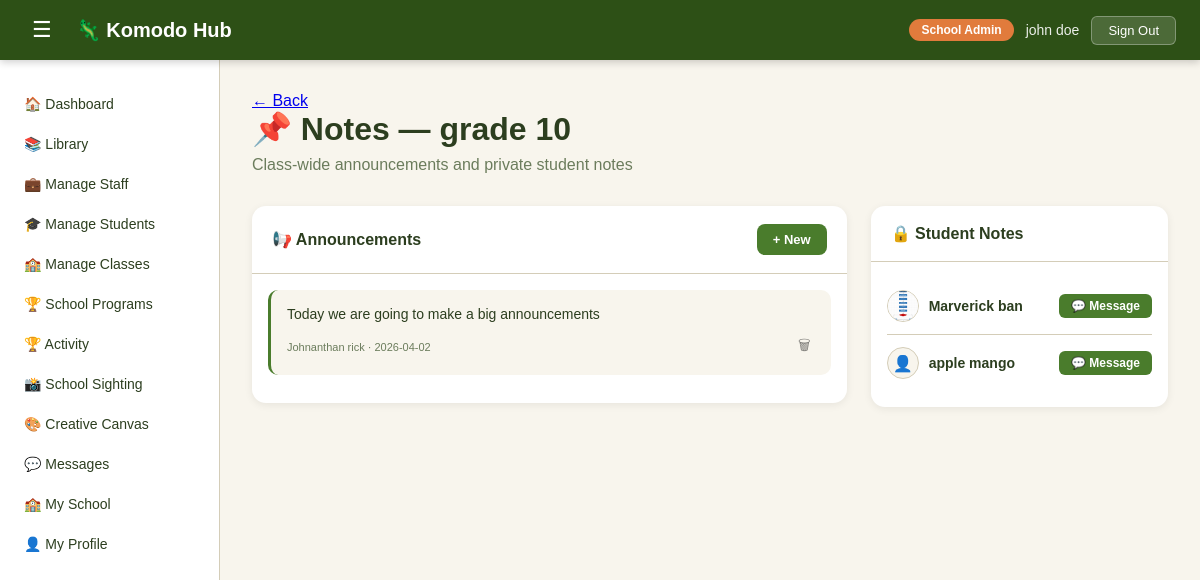
Screenshot of /notes/1 (signed in) with the database file from the repository.
### tables this page shows
CREATE TABLE user(
    user_id INTEGER PRIMARY KEY AUTOINCREMENT,
    fullname TEXT NOT NULL,
    email TEXT NOT NULL,
    role TEXT,
    password TEXT NOT NULL,
    organization_id INTEGER, avatar TEXT, phone TEXT, location TEXT, created_at TIMESTAMP DEFAULT '2025-01-01', status TEXT DEFAULT 'active', points INTEGER DEFAULT 0,
    FOREIGN KEY (organization_id) REFERENCES organization(organization_id)
);

CREATE TABLE class (
    class_id INTEGER PRIMARY KEY AUTOINCREMENT,
    name TEXT NOT NULL,
    subject TEXT,
    organization_id INTEGER NOT NULL,
    teacher_id INTEGER,
    created_at TIMESTAMP DEFAULT CURRENT_TIMESTAMP,
    FOREIGN KEY (organization_id) REFERENCES organization(organization_id),
    FOREIGN KEY (teacher_id) REFERENCES user(user_id)
);

CREATE TABLE note (
    note_id           INTEGER PRIMARY KEY AUTOINCREMENT,
    class_id          INTEGER NOT NULL,
    created_by        INTEGER NOT NULL,
    target_student_id INTEGER,          -- NULL = class-wide announcement
    note_type         TEXT DEFAULT 'announcement',  -- 'announcement' | 'private'
    body              TEXT NOT NULL,
    created_at        DATETIME DEFAULT CURRENT_TIMESTAMP,
    FOREIGN KEY (class_id)          REFERENCES class(class_id),
    FOREIGN KEY (created_by)        REFERENCES user(user_id),
    FOREIGN KEY (target_student_id) REFERENCES user(user_id)
);

### app.py (the view)
@app.route('/notes/<int:class_id>')
def get_notes(class_id):
    if 'user_id' not in session:
        return redirect(url_for('login_get'))
    if session['role'] not in ['teacher', 'school-admin', 'principal']:
        return abort(403)
    if session['role'] == 'teacher':
        cls = db.fetch_one(
            'SELECT * FROM class WHERE class_id = ? AND teacher_id = ?',
            (class_id, session['user_id'])
        )
    else:
        cls = db.fetch_one(
            'SELECT * FROM class WHERE class_id = ? AND organization_id = ?',
            (class_id, session['organization_id'])
        )
    if not cls:
        return abort(404)
    user = db.fetch_one('SELECT * FROM user WHERE user_id = ?', (session['user_id'],))
    announcements = db.fetch_query('''
        SELECT n.*, u.fullname as author_name
        FROM note n
        JOIN user u ON n.created_by = u.user_id
        WHERE n.class_id = ? AND n.target_student_id IS NULL
        ORDER BY n.created_at DESC
    ''', (class_id,))
    students = db.fetch_query('''
        SELECT u.user_id, u.fullname, u.avatar
        FROM class_enrollment ce
        JOIN user u ON ce.student_id = u.user_id
        WHERE ce.class_id = ?
        ORDER BY u.fullname
    ''', (class_id,))
    students_with_notes = []
    for s in students:
        notes = db.fetch_query('''
            SELECT n.*, u.fullname as author_name
            FROM note n
            JOIN user u ON n.created_by = u.user_id
            WHERE n.class_id = ? AND n.target_student_id = ?
            ORDER BY n.created_at DESC
        ''', (class_id, s['user_id']))
        students_with_notes.append({**dict(s), 'notes': [dict(n) for n in notes]})
    return render_template('shared/notes.html',
        user=user,
        cls=dict(cls),
        announcements=[dict(a) for a in announcements],
        students=students_with_notes
    )

### app.py (called while the page is built)
@app.context_processor
def inject_enrolled_class():
    if session.get('role') == 'student' and session.get('user_id'):
        enrolled_class = db.fetch_one(
            'SELECT class_id FROM class_enrollment WHERE student_id = ? LIMIT 1',
            (session['user_id'],)
        )
        return {'enrolled_class': enrolled_class}
    return {'enrolled_class': None}

### database.py (called while the page is built)
def fetch_query(sql, params=()):
    with sqlite3.connect('Komodo_DB.db') as con:
        con.row_factory = sqlite3.Row
        cur = con.cursor()
        cur.execute(sql, params)
        rows = cur.fetchall()
        return rows

def fetch_one(sql, params=()):
    with sqlite3.connect('Komodo_DB.db') as con:
        con.row_factory = sqlite3.Row
        cur = con.cursor()
        cur.execute(sql, params)
        row = cur.fetchone()
        return row

### templates/shared/notes.html (shortened to what this page needs)
<!DOCTYPE html>
<html lang="en">
<head>
    <link rel="stylesheet" href="{{ url_for('static', filename='css/style.css') }}">
    <link rel="stylesheet" href="{{ url_for('static', filename='css/dashboard.css') }}">
    <link rel="stylesheet" href="{{ url_for('static', filename='css/tabs/classes.css') }}">
    <link rel="stylesheet" href="{{ url_for('static', filename='css/tabs/notes.css') }}">
</head>
<body class="dashboard-body">
    {% include 'shared/navbar.html' %}
    <div class="dash-layout">
        {% include 'shared/sidebar.html' %}
        <main class="dash-main">
            <div class="page-header">
                <div>
                    <a href="javascript:history.back()" class="back-link">← Back</a>
                    <h1>📌 Notes — {{ cls['name'] }}</h1>
                    <p>Class-wide announcements and private student notes</p>
                </div>
            </div>
            <div class="notes-layout">
                <div class="notes-col">
                    <div class="notes-col-header">
                        <h2>📢 Announcements</h2>
                        <button class="btn-add-note" onclick="openNoteModal('announcement', null)">
                            + New
                        </button>
                    </div>
                    <div class="announcements-list" id="announcements-list">
                        {% if not announcements %}
                        <div class="notes-empty" id="ann-empty">
                            <p>No announcements yet. Post one for the whole class.</p>
                        </div>
                        {% else %}
                        {% for a in announcements %}
                        <div class="note-card" id="note-{{ a['note_id'] }}">
                            <div class="note-body">{{ a['body'] }}</div>
                            <div class="note-footer">
                                <span>{{ a['author_name'] }} · {{ a['created_at'][:10] }}</span>
                                <button class="btn-del-note"
                                        onclick="deleteNote({{ a['note_id'] }})">🗑</button>
                            </div>
                        </div>
                        {% endfor %}
                        {% endif %}
                    </div>
                </div>
                <div class="notes-col">
                    <div class="notes-col-header">
                        <h2>🔒 Student Notes</h2>
                    </div>
                    <div class="student-notes-list">
                        {% for s in students %}
                        <div class="student-note-row">
                            <div class="snr-header" onclick="toggleStudentNotes({{ s['user_id'] }})">
                                <div class="snr-student">
                                    <div class="snr-avatar">
                                        {% if s['avatar'] %}
                                            <img src="{{ url_for('static', filename=s['avatar']) }}" alt="">
                                        {% else %}
                                            👤
                                        {% endif %}
                                    </div>
                                    <span class="snr-name">{{ s['fullname'] }}</span>
                                </div>
                                <div class="snr-actions">
                                    <div class="snr-actions">
                                        <a href="/messages?open={{ s['user_id'] }}" class="btn-add-note-sm">💬 Message</a>
                                    </div>
                                </div>
                            </div>
                        </div>
                        {% endfor %}
                    </div>
                </div>
            </div>
        </main>
    </div>
</body>
</html>

### templates/shared/navbar.html
    <nav class="dash-nav">
        <div class="dash-nav-left">
            <button class="sidebar-toggle" onclick="toggleSidebar()">&#9776;</button>
            <a href="/dashboard/{{ user['role'] }}" class="dash-logo">&#129422; Komodo Hub</a>
        </div>
        <div class="dash-nav-right">
            <span class="nav-role-badge">{{ user['role'].replace('-', ' ').title() }}</span>
            <span class="nav-username">{{ user['fullname'] }}</span>
            <button class="btn-signout" onclick="signOut()">Sign Out</button>
        </div>
    </nav>

### static/css/style.css (style rules this page uses)
* { margin: 0; padding: 0; box-sizing: border-box; }
:root { --primary-green: #2D5016; --secondary-green: #4A7C2C; --accent-orange: #E17B3C; --light-bg: #F8F5ED; --white: #FFFFFF; --text-dark: #2C3E1F; --text-muted: #6B7C5C; --border-color: #D4CDB8; }
body { font-family: Arial, sans-serif; background-color: var(--light-bg); min-height: 100vh; display: flex; align-items: center; justify-content: center; padding: 20px; }

### static/css/dashboard.css (style rules this page uses)
.dashboard-body { display: block; padding: 0; background-color: var(--light-bg); min-height: 100vh; }
.dash-nav { background-color: var(--primary-green); color: var(--white); padding: 0 24px; height: 60px; display: flex; align-items: center; justify-content: space-between; position: sticky; top: 0; z-index: 100; box-shadow: 0 2px 8px rgba(0,0,0,0.2); }
.dash-nav-left { display: flex; align-items: center; gap: 16px; }
.dash-logo { color: var(--white); text-decoration: none; font-size: 20px; font-weight: bold; }
.sidebar-toggle { background: none; border: none; color: var(--white); font-size: 22px; cursor: pointer; padding: 4px 8px; border-radius: 4px; }
.dash-nav-right { display: flex; align-items: center; gap: 12px; }
.nav-role-badge { background-color: var(--accent-orange); color: var(--white); padding: 4px 12px; border-radius: 20px; font-size: 12px; font-weight: bold; }
.nav-username { font-size: 14px; color: rgba(255,255,255,0.9); }
.btn-signout { background-color: rgba(255,255,255,0.15); color: var(--white); border: 1px solid rgba(255,255,255,0.3); padding: 6px 16px; border-radius: 6px; font-size: 13px; cursor: pointer; }
.dash-layout { display: flex; min-height: calc(100vh - 60px); }
.dash-main { flex: 1; padding: 32px; overflow-y: auto; }

### static/css/tabs/classes.css (style rules this page uses)
.page-header { margin-bottom: 32px; }
.page-header h1 { font-size: 32px; color: var(--text-dark); margin-bottom: 8px; }
.page-header p { font-size: 16px; color: var(--text-muted); }

### static/css/tabs/notes.css (style rules this page uses)
.notes-layout { display: grid; grid-template-columns: 2fr 1fr; gap: 24px; align-items: start; }
.notes-col { background: var(--white); border-radius: 14px; box-shadow: 0 2px 8px rgba(0,0,0,0.07); overflow: hidden; }
.notes-col-header { display: flex; justify-content: space-between; align-items: center; padding: 18px 20px; border-bottom: 1px solid var(--border-color); }
.notes-col-header h2 { font-size: 16px; color: var(--text-dark); }
.btn-add-note { padding: 8px 16px; background: var(--secondary-green); color: #fff; border: none; border-radius: 8px; font-size: 13px; font-weight: 700; cursor: pointer; transition: background 0.2s; }
.announcements-list, .student-notes-list { padding: 16px; }
.note-card { background: var(--light-bg); border-radius: 10px; padding: 14px 16px; margin-bottom: 12px; border-left: 3px solid var(--secondary-green); }
.note-body { font-size: 14px; color: var(--text-dark); line-height: 1.5; margin-bottom: 8px; }
.note-footer { display: flex; justify-content: space-between; align-items: center; font-size: 11px; color: var(--text-muted); }
.btn-del-note { background: none; border: none; cursor: pointer; font-size: 14px; opacity: 0.5; transition: opacity 0.2s; padding: 2px 4px; }
.student-note-row { border-bottom: 1px solid var(--border-color); padding-bottom: 0; }
.student-note-row:last-child { border-bottom: none; }
.snr-header { display: flex; justify-content: space-between; align-items: center; padding: 12px 0; cursor: pointer; user-select: none; }
.snr-student { display: flex; align-items: center; gap: 10px; }
.snr-avatar { width: 32px; height: 32px; border-radius: 50%; background: var(--light-bg); display: flex; align-items: center; justify-content: center; font-size: 16px; overflow: hidden; border: 1px solid var(--border-color); flex-shrink: 0; }
.snr-avatar img { width:100%; height:100%; object-fit:cover; }
.snr-name { font-size: 14px; font-weight: 700; color: var(--text-dark); }
.snr-actions { display: flex; align-items: center; gap: 10px; }
.btn-add-note-sm { padding: 5px 12px; background: var(--secondary-green); border: none; border-radius: 6px; font-size: 12px; font-weight: 700; cursor: pointer; color: #fff; text-decoration: none; display: inline-flex; align-items: center; transition: all 0.2s; }

### rows the page displays
user: role.replace "School Admin", fullname "john doe"
class: name "grade 10"
note: body "Today we are going to make a big announcements", author_name "Johnanthan rick", created_at "2026-04-02"
user: avatar (picture), fullname "Marverick ban"
user: fullname "apple mango"
